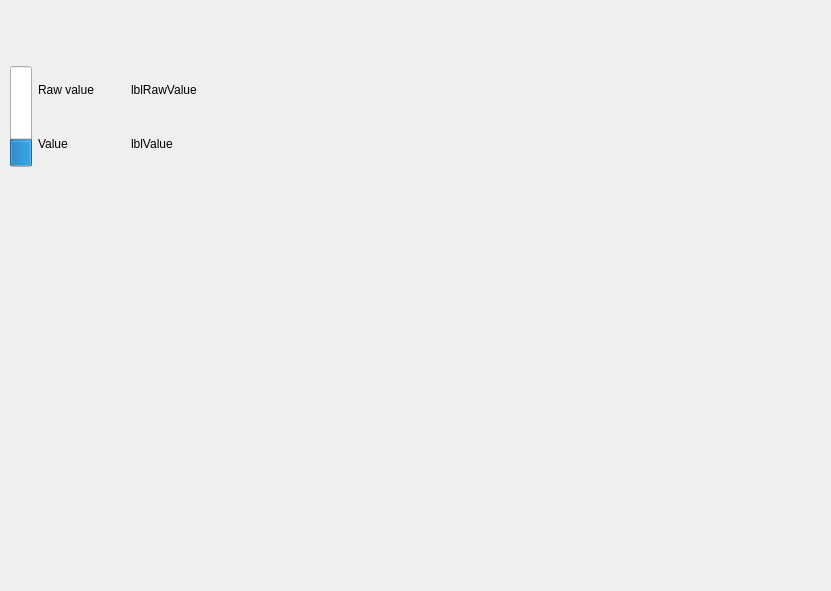
<?xml version="1.0" encoding="UTF-8"?>
<ui version="4.0">
 <class>Form</class>
 <widget class="QWidget" name="Form">
  <property name="geometry">
   <rect>
    <x>0</x>
    <y>0</y>
    <width>831</width>
    <height>591</height>
   </rect>
  </property>
  <property name="windowTitle">
   <string>Form</string>
  </property>
  <widget class="QWidget" name="">
   <property name="geometry">
    <rect>
     <x>10</x>
     <y>66</y>
     <width>208</width>
     <height>101</height>
    </rect>
   </property>
   <layout class="QHBoxLayout" name="horizontalLayout">
    <item>
     <widget class="QProgressBar" name="progressBar">
      <property name="value">
       <number>24</number>
      </property>
      <property name="textVisible">
       <bool>true</bool>
      </property>
      <property name="orientation">
       <enum>Qt::Vertical</enum>
      </property>
      <property name="invertedAppearance">
       <bool>false</bool>
      </property>
     </widget>
    </item>
    <item>
     <layout class="QGridLayout" name="gridLayout">
      <item row="2" column="0">
       <widget class="QLabel" name="lblValueLabel">
        <property name="text">
         <string>Value</string>
        </property>
       </widget>
      </item>
      <item row="1" column="0">
       <widget class="QLabel" name="lblRawValueLabel">
        <property name="text">
         <string>Raw value</string>
        </property>
       </widget>
      </item>
      <item row="1" column="1">
       <widget class="QLabel" name="lblRawValue">
        <property name="text">
         <string>lblRawValue</string>
        </property>
       </widget>
      </item>
      <item row="2" column="1">
       <widget class="QLabel" name="lblValue">
        <property name="text">
         <string>lblValue</string>
        </property>
       </widget>
      </item>
     </layout>
    </item>
   </layout>
  </widget>
 </widget>
 <resources/>
 <connections/>
</ui>
